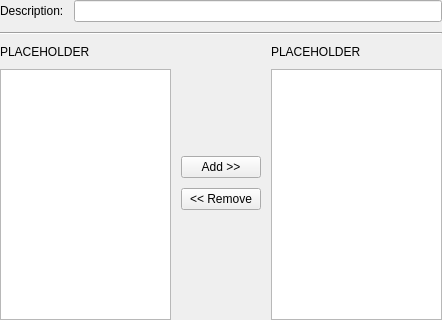
<?xml version="1.0" encoding="UTF-8"?>
<ui version="4.0">
 <class>SitesLinkCommonWidget</class>
 <widget class="QWidget" name="SitesLinkCommonWidget">
  <property name="geometry">
   <rect>
    <x>0</x>
    <y>0</y>
    <width>442</width>
    <height>320</height>
   </rect>
  </property>
  <property name="windowTitle">
   <string>Form</string>
  </property>
  <layout class="QVBoxLayout" name="verticalLayout">
   <property name="spacing">
    <number>10</number>
   </property>
   <property name="leftMargin">
    <number>0</number>
   </property>
   <property name="topMargin">
    <number>0</number>
   </property>
   <property name="rightMargin">
    <number>0</number>
   </property>
   <property name="bottomMargin">
    <number>0</number>
   </property>
   <item>
    <layout class="QHBoxLayout" name="horizontalLayout">
     <item>
      <widget class="QLabel" name="description_label">
       <property name="text">
        <string>Description:</string>
       </property>
      </widget>
     </item>
     <item>
      <widget class="QLineEdit" name="description_edit"/>
     </item>
    </layout>
   </item>
   <item>
    <widget class="Line" name="line">
     <property name="orientation">
      <enum>Qt::Horizontal</enum>
     </property>
    </widget>
   </item>
   <item>
    <layout class="QHBoxLayout" name="horizontalLayout_2">
     <item>
      <layout class="QVBoxLayout" name="verticalLayout_3">
       <property name="rightMargin">
        <number>0</number>
       </property>
       <item>
        <widget class="QLabel" name="left_list_label">
         <property name="text">
          <string>PLACEHOLDER</string>
         </property>
         <property name="wordWrap">
          <bool>true</bool>
         </property>
        </widget>
       </item>
       <item>
        <widget class="QListWidget" name="left_list_wget">
         <property name="selectionMode">
          <enum>QAbstractItemView::MultiSelection</enum>
         </property>
        </widget>
       </item>
      </layout>
     </item>
     <item>
      <layout class="QVBoxLayout" name="verticalLayout_2">
       <property name="rightMargin">
        <number>0</number>
       </property>
       <item>
        <spacer name="verticalSpacer">
         <property name="orientation">
          <enum>Qt::Vertical</enum>
         </property>
         <property name="sizeHint" stdset="0">
          <size>
           <width>20</width>
           <height>40</height>
          </size>
         </property>
        </spacer>
       </item>
       <item>
        <widget class="QPushButton" name="add_button">
         <property name="text">
          <string>Add &gt;&gt;</string>
         </property>
        </widget>
       </item>
       <item>
        <widget class="QPushButton" name="remove_button">
         <property name="text">
          <string>&lt;&lt; Remove</string>
         </property>
        </widget>
       </item>
       <item>
        <spacer name="verticalSpacer_2">
         <property name="orientation">
          <enum>Qt::Vertical</enum>
         </property>
         <property name="sizeHint" stdset="0">
          <size>
           <width>20</width>
           <height>40</height>
          </size>
         </property>
        </spacer>
       </item>
      </layout>
     </item>
     <item>
      <layout class="QVBoxLayout" name="verticalLayout_4">
       <property name="rightMargin">
        <number>0</number>
       </property>
       <item>
        <widget class="QLabel" name="right_list_label">
         <property name="text">
          <string>PLACEHOLDER</string>
         </property>
         <property name="wordWrap">
          <bool>true</bool>
         </property>
        </widget>
       </item>
       <item>
        <widget class="QListWidget" name="right_list_wget">
         <property name="selectionMode">
          <enum>QAbstractItemView::MultiSelection</enum>
         </property>
        </widget>
       </item>
      </layout>
     </item>
    </layout>
   </item>
  </layout>
 </widget>
 <resources/>
 <connections/>
</ui>
